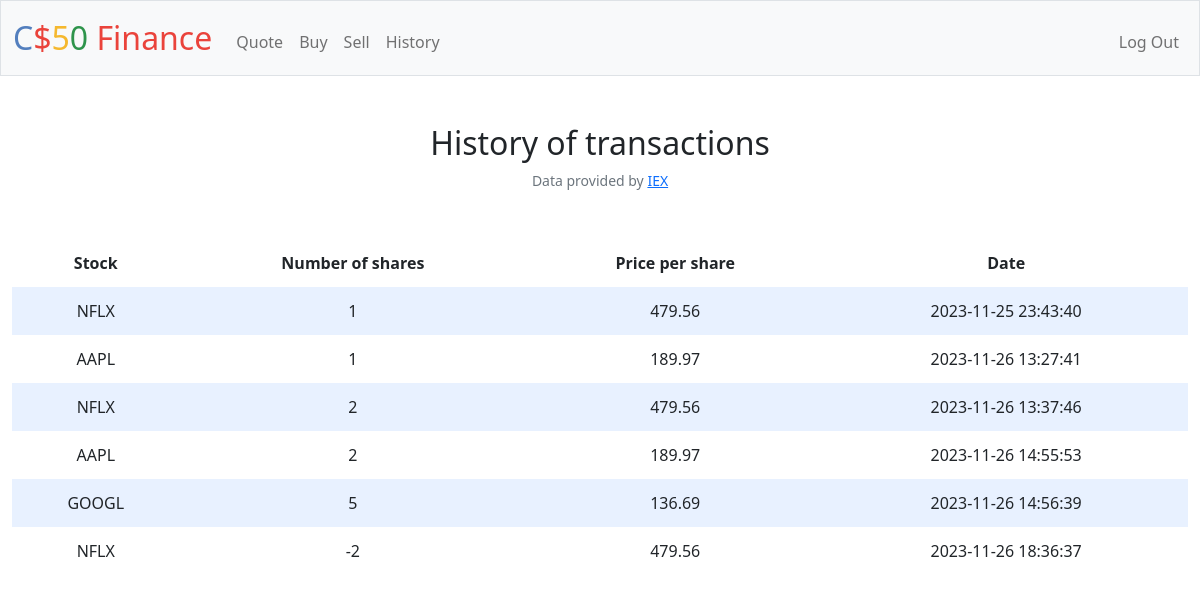
Screenshot of /history (signed in) with the database file from the repository.
### tables this page shows
CREATE TABLE purchases (
id INTEGER PRIMARY KEY AUTOINCREMENT NOT NULL,
id_user INTEGER REFERENCES users(id),
stock TEXT NOT NULL,
number_shares NUMERIC NOT NULL,
price_per_share NUMERIC NOT NULL,
timestamp_column TIMESTAMP
);

### app.py (the view)
@app.route("/history")
@login_required
def history():
    user_purchases = db.execute("SELECT * FROM purchases WHERE id_user = ?", session.get("user_id"))
    return render_template("history.html", user_purchases = user_purchases)

### app.py (called while the page is built)
@app.after_request
def after_request(response):
    response.headers["Cache-Control"] = "no-cache, no-store, must-revalidate"
    response.headers["Expires"] = 0
    response.headers["Pragma"] = "no-cache"
    return response

### helpers.py (called while the page is built)
def login_required(f):
    @wraps(f)
    def decorated_function(*args, **kwargs):
        if session.get("user_id") is None:
            return redirect("/login")
        return f(*args, **kwargs)
    return decorated_function

### templates/history.html (shortened to what this page needs)
{% extends "layout.html" %}
{% block main %}
<h2>History of transactions</h2>
<table>
    <thead>
        <tr>
            <th>Stock</th>
            <th>Number of shares</th>
            <th>Price per share</th>
            <th>Date</th>
        </tr>
    </thead>
    <tbody>
        {% for stock in user_purchases %}
        <tr>
        <td>{{ stock.stock }}</td>
        <td>{{ stock.number_shares }}</td>
        <td>{{ stock.price_per_share }}</td>
        <td>{{ stock.timestamp_column }}</td>
        </tr>
        {% endfor %}
    </tbody>
{% endblock %}

### templates/layout.html (shortened to what this page needs)
<!DOCTYPE html>
<html lang="en">
    <head>
        <link href="https://cdn.jsdelivr.net/npm/bootstrap@5.1.3/dist/css/bootstrap.min.css" rel="stylesheet">
        <link href="/static/styles.css" rel="stylesheet">
    </head>
    <body>
        <nav class="bg-light border navbar navbar-expand-md navbar-light">
            <div class="container-fluid">
                <a class="navbar-brand" href="/"><span class="blue">C</span><span class="red">$</span><span class="yellow">5</span><span class="green">0</span> <span class="red">Finance</span></a>
                <div class="collapse navbar-collapse" id="navbar">
                    {% if session["user_id"] %}
                        <ul class="navbar-nav me-auto mt-2">
                            <li class="nav-item"><a class="nav-link" href="/quote">Quote</a></li>
                            <li class="nav-item"><a class="nav-link" href="/buy">Buy</a></li>
                            <li class="nav-item"><a class="nav-link" href="/sell">Sell</a></li>
                            <li class="nav-item"><a class="nav-link" href="/history">History</a></li>
                        </ul>
                        <ul class="navbar-nav ms-auto mt-2">
                            <li class="nav-item"><a class="nav-link" href="/logout">Log Out</a></li>
                        </ul>
                    {% else %}
                        <ul class="navbar-nav ms-auto mt-2">
                            <li class="nav-item"><a class="nav-link" href="/register">Register</a></li>
                            <li class="nav-item"><a class="nav-link" href="/login">Log In</a></li>
                        </ul>
                    {% endif %}
                </div>
            </div>
        </nav>
        <main class="container-fluid py-5 text-center">
            {% block main %}{% endblock %}
        </main>
        <footer class="mb-5 small text-center text-muted">
            Data provided by <a href="https://iexcloud.io/">IEX</a>
        </footer>
    </body>
</html>

### static/styles.css (style rules this page uses)
nav .navbar-brand { font-size: xx-large; }
nav .navbar-brand .blue { color: #537fbe; }
nav .navbar-brand .red { color: #ea433b; }
nav .navbar-brand .yellow { color: #f5b82e; }
nav .navbar-brand .green { color: #2e944b; }
table { background-color: transparent; margin-bottom: 1rem; width: 100%; }
table th, table td { padding: 0.75rem; vertical-align: middle; }
tbody tr:nth-of-type(odd) { background-color: rgb(179, 208, 255, 0.3) }

### rows the page displays
purchases: stock "NFLX", number_shares "1", price_per_share "479.56", timestamp_column "2023-11-25 23:43:40"
purchases: stock "AAPL", number_shares "1", price_per_share "189.97", timestamp_column "2023-11-26 13:27:41"
purchases: stock "NFLX", number_shares "2", price_per_share "479.56", timestamp_column "2023-11-26 13:37:46"
purchases: stock "AAPL", number_shares "2", price_per_share "189.97", timestamp_column "2023-11-26 14:55:53"
purchases: stock "GOOGL", number_shares "5", price_per_share "136.69", timestamp_column "2023-11-26 14:56:39"
purchases: stock "NFLX", number_shares "-2", price_per_share "479.56", timestamp_column "2023-11-26 18:36:37"
